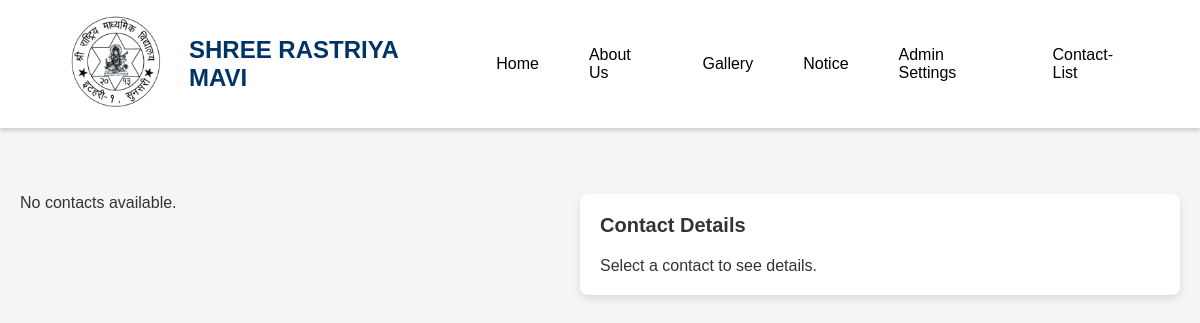
The app's page /Shree-Rastriya-Secondary-School/contact/list/ (signed in), older data.
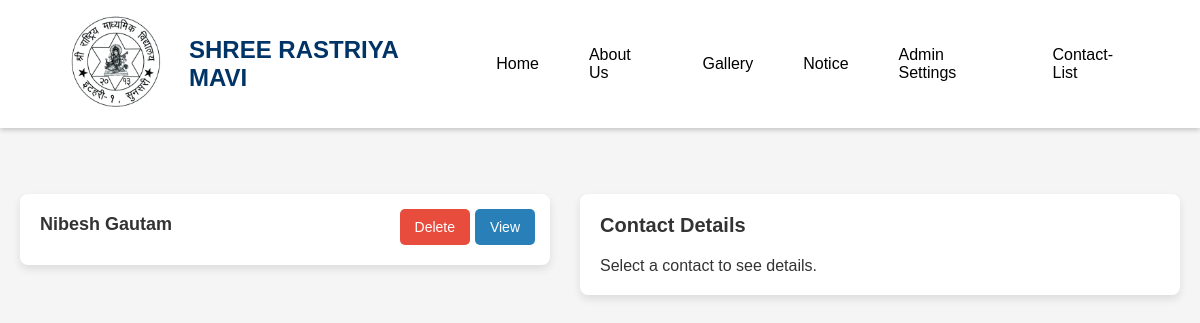
The same page, newer data.
### home/models.py (models this page shows, shortened)
class Contact(models.Model):
    name = models.CharField(max_length=50)
    email = models.EmailField()
    number = models.IntegerField()
    message = models.TextField()

### home/views.py (the view)
# urls.py: path('Shree-Rastriya-Secondary-School/contact/list/',views.contact_list,name='contact-list'),
@login_required
def contact_list(request,):
    data = models.Contact.objects.all()
    context ={
        'contacts':data
    }
    return render(request,'home/contact_list.html',context)

### home/templates/home/contact_list.html (shortened to what this page needs)
{% extends "home/navbar.html" %}
{% load static %}
{% block content %}
<!DOCTYPE html>
<html lang="en">
<head>
    <link rel="stylesheet" href="{% static 'home/css/contact_list.css' %}">
</head>
<body>
    <div class="layout">
        <div class="container">
            {% if contacts %}
                {% for contact in contacts %}
                    <div class="card">
                        <p class="contact-name">{{ contact.name }}</p>
                        <a href="{% url 'home:contact-detail' contact.id %}" class="view-btn">View</a>
                        <a href="{% url 'home:delete-contact' contact.id %}" class="delete-btn">Delete</a>
                    </div>
                {% endfor %}
            {% else %}
                <p>No contacts available.</p>
            {% endif %}
        </div>
        <div class="details-container">
            <h2>Contact Details</h2>
            {% if contact %}
            <div class="details">
                <p><strong>Name:</strong> <span>{{contact.name}}</span></p>
                <p><strong>Email:</strong> <span>{{contact.email}}</span></p>
                <p><strong>Phone:</strong> <span>{{contact.number}}</span></p>
                <p><strong>Message:</strong> <span>{{contact.message}}</span></p>
            </div>
            {% else %}
                <p>Select a contact to see details.</p>
            {% endif %}
        </div>
    </div>
</body>
</html>
{% endblock content %}

Row changes from the older to the newer data that the page shows:
added Contact: name "Nibesh Gautam"
Text that changed along with them:
text no longer shown: "No contacts available."
